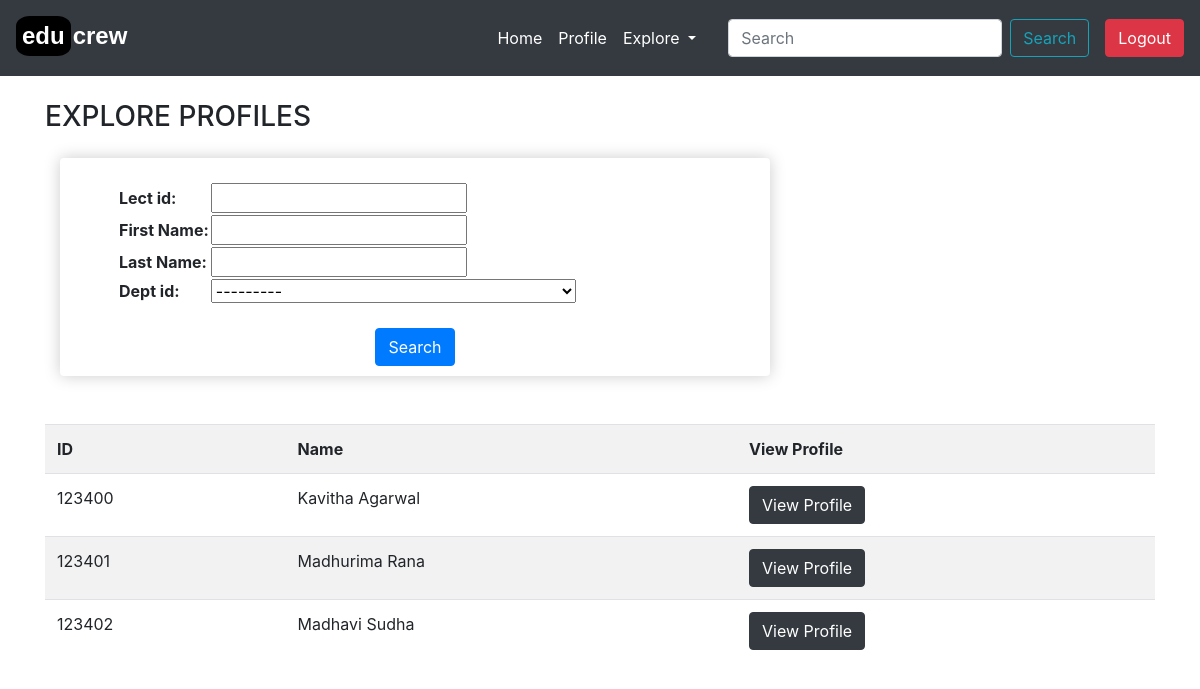
Before: /explore/faculty/ (signed in) with the older database file.
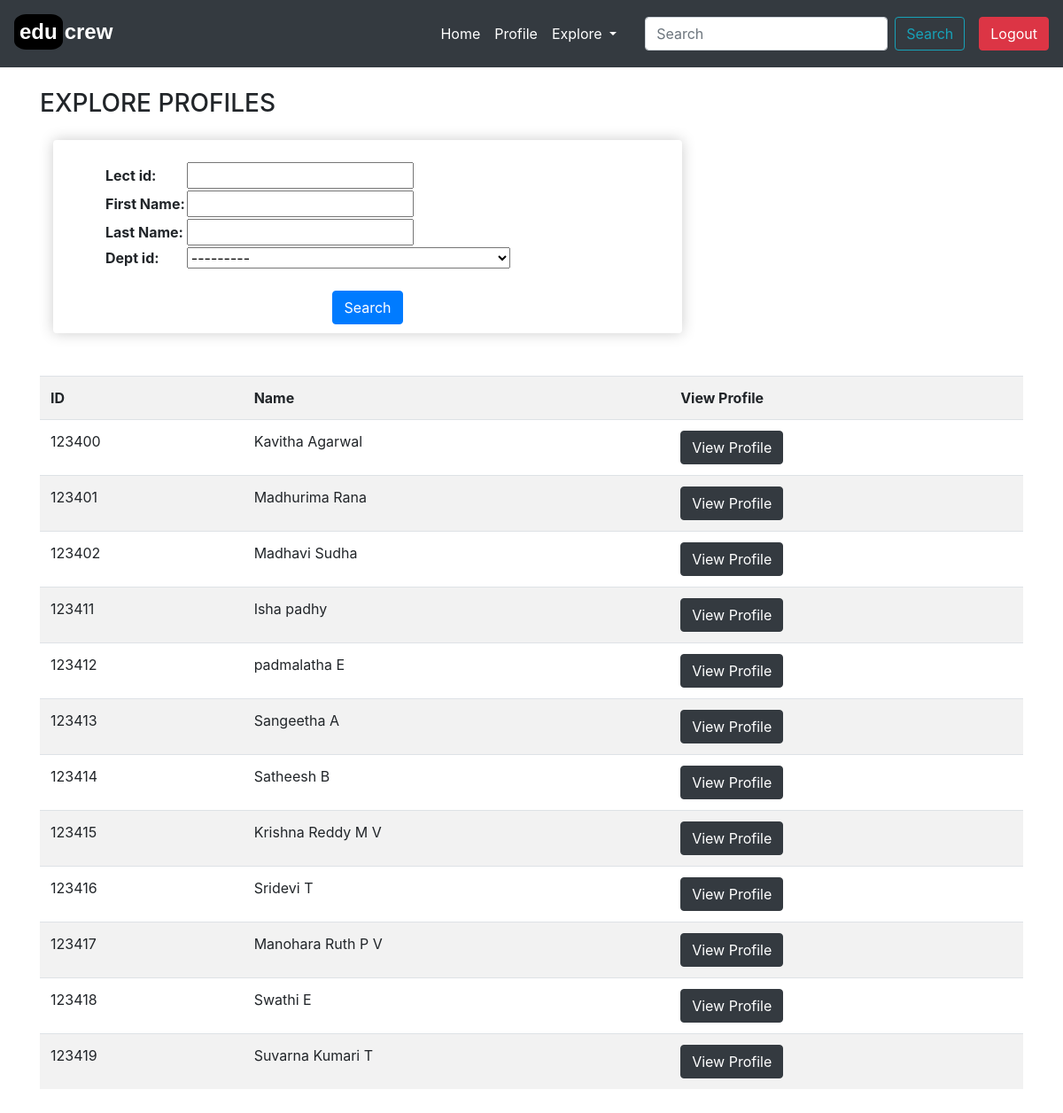
After: the same page with the newer database file.
### educrew/models.py (models this page shows)
class Dept(models.Model):
    dept_id = models.IntegerField(primary_key=True)
    dept_name = models.CharField(max_length=60)
    dept_short = models.CharField(max_length=10,blank=True)
    def __str__(self):
        return self.dept_name

class Lecturer(models.Model):
    user = models.OneToOneField(User,null=True, blank=True ,on_delete=models.CASCADE)
    lect_id = models.IntegerField(primary_key=True)
    firstname = models.CharField(max_length=100, null=True)
    lastname = models.CharField(max_length=100, null=True)
    email = models.CharField(max_length=100)
    phoneno = models.IntegerField(null=True)
    cabin_no = models.CharField(max_length=50, null=True, blank=True)
    profile_image= models.ImageField(default="profilepic.jpg",null=True)
    dept_id = models.ForeignKey(Dept, null=True, on_delete=models.SET_NULL) #cascade
    def __str__(self):
        return self.firstname +" "+  self.lastname

### educrew/views.py (the view)
# urls.py: path('explore/faculty/', views.exploreFaculty, name="exploreFaculty"),
@login_required(login_url='login')
def exploreFaculty(request):
    lecturers = Lecturer.objects.all()
    lfilter = LecturerFilter(request.GET, queryset=lecturers)
    lecturers = lfilter.qs
    context = {'lecturers':lecturers, 'lfilter':lfilter,}
    return render(request,'educrew/exploreFaculty.html',context)

### educrew/templates/educrew/exploreFaculty.html
{% extends 'educrew/main.html' %}
{% load static %}
{% block content %}
<h3>EXPLORE PROFILES</h3>
<div class="col-lg-8">
    <div class="box-element pt-lg-4 mt-lg-4">
        <form method="GET" action="">
            <div class="form-row ml-lg-5">
                <table>
                    {% for f in  lfilter.form%}
                    <tr>
                        <td class="font-weight-bold">{{f.label}}:</td>
                        <td>{{f}}</td>
                    </tr>
                    {% endfor %}
                </table>
            </div>
            <center>
                <button class="btn btn-primary mt-lg-4" type="submit">Search</button>
            </center>
        </form>
    </div>
</div>
<br>
<br>
<div class="mb-lg-5">
<table class="table table-striped  my-lg-0" style="margin-bottom: 100px;">
    <tr>
        <td class="font-weight-bold">ID</td>
        <td class="font-weight-bold">Name</td>
        <td class="font-weight-bold">View Profile</td>
    </tr>
    {% for lecturer in lecturers %}
    <tr>
        <td>
            {{lecturer.lect_id}}
        </td>
        <td>
            {{lecturer}}
        </td>
        <td><a class="btn btn-dark" href="{% url 'viewFaculty' lecturer.lect_id %}">View Profile</a></td>
    </tr>
    {% endfor %}
</table>
</div>
{% endblock content %}

### educrew/templates/educrew/main.html (shortened to what this page needs)
<!DOCTYPE html>
<html lang="en">
{% load static %}
<head>
    <link rel="stylesheet" href="{% static 'css/main.css' %}">
    <link rel="stylesheet" href="https://cdn.jsdelivr.net/npm/bootstrap@4.5.3/dist/css/bootstrap.min.css">
</head>
<body>
    <nav class="navbar navbar-expand-lg navbar-dark bg-dark ">
        <div style="font-family: 'Lucida Grande', 'Lucida Sans Unicode', sans-serif;">
        <a class="navbar-brand" href="{% url 'home' %}"><div style="background-color: black;font-weight: bold;color: white;float: left;border-radius: 25%;font-size: larger;padding: 2px 6px;margin-top: 3px;">edu</div>
        <div style="float: left;font-weight: bold;font-size: larger;margin-top: 5px;margin-left: 2px;">crew</div></a></div>
        <div class="collapse navbar-collapse " id="navbarSupportedContent">
            <ul class="navbar-nav ml-auto">
                <li class="nav-item active">
                <a class="nav-link" href="{% url 'home' %}">Home <span class="sr-only">(current)</span></a>
                </li>
                <li class="nav-item active">
                <a class="nav-link" href="{% url 'profile' %}">Profile</a>
                </li>
                <li class="nav-item dropdown active">
                    <a class="nav-link dropdown-toggle mr-sm-4" href="" id="navbarDropdown" role="button" data-toggle="dropdown" aria-haspopup="true" aria-expanded="false">
                      Explore
                    </a>
                </li>
            </ul>
            <form action="/search" method="get" class="form-inline">
                <input class="form-control mr-lg-2" name="query" id="query" placeholder="Search">
                <button class="btn btn-outline-info mr-lg-3" type="submit">Search</button>
            </form>
            <div class="form-inline">
                <a href="{% url 'logout' %}" class="btn btn-danger">Logout</a>
            </div>
        </div>
    </nav>
    <div class="container">
        <br>
        {% block content %}
        {% endblock content %}
    </div>
</body>
</html>

### static/css/main.css (style rules this page uses)
.box-element { box-shadow: hsl(0, 0%, 80%) 0 0 16px; background-color: white; border-radius: 4px; padding: 10px; }

Changed rows visible on the page:
added Lecturer: lect_id "123411", firstname+lastname "Isha padhy"
added Lecturer: lect_id "123412", firstname+lastname "padmalatha E"
added Lecturer: lect_id "123413", firstname+lastname "Sangeetha A"
added Lecturer: lect_id "123414", firstname+lastname "Satheesh B"
added Lecturer: lect_id "123415", firstname+lastname "Krishna Reddy M V"
added Lecturer: lect_id "123416", firstname+lastname "Sridevi T"
added Lecturer: lect_id "123417", firstname+lastname "Manohara Ruth P V"
added Lecturer: lect_id "123418", firstname+lastname "Swathi E"
added Lecturer: lect_id "123419", firstname+lastname "Suvarna Kumari T"
